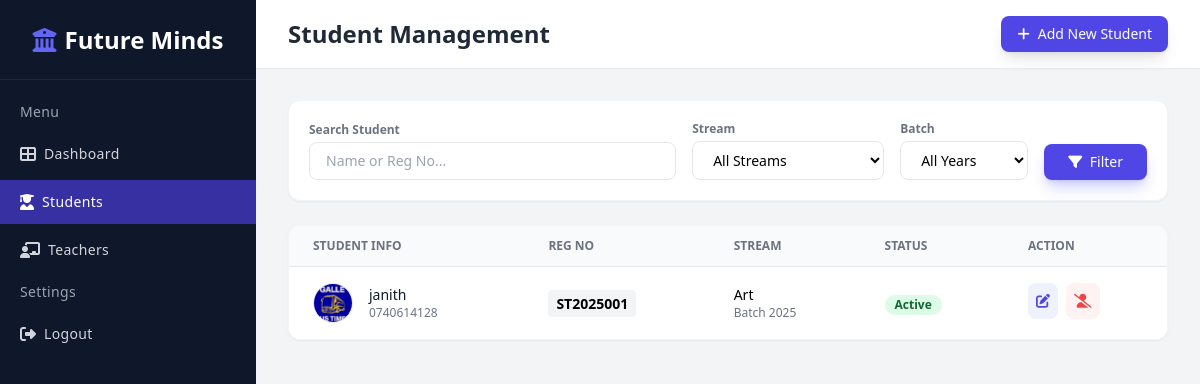
The page /admin/student.php on the database as committed earlier.
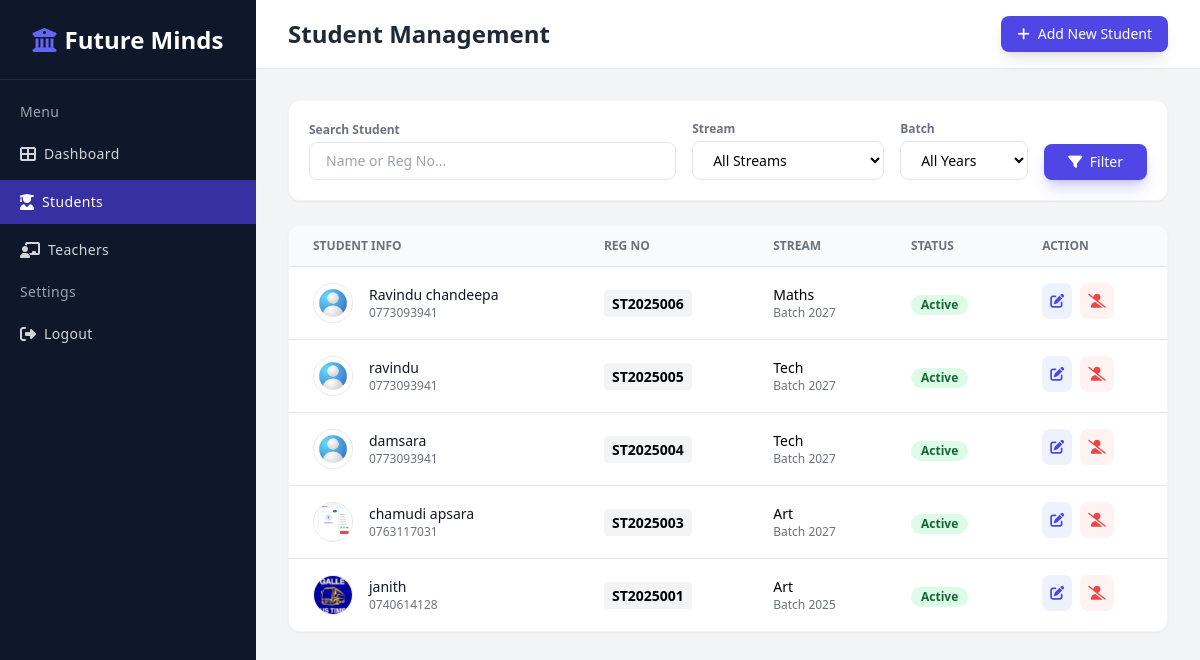
The same page on the database as committed later.
### tables this page shows
CREATE TABLE `students` (
  `student_id` int(11) NOT NULL,
  `reg_number` varchar(20) NOT NULL,
  `full_name` varchar(150) NOT NULL,
  `nic` varchar(20) NOT NULL,
  `dob` date NOT NULL,
  `gender` varchar(10) NOT NULL,
  `school` varchar(150) DEFAULT NULL,
  `address` text DEFAULT NULL,
  `student_phone` varchar(15) DEFAULT NULL,
  `parent_phone` varchar(15) NOT NULL,
  `email` varchar(150) NOT NULL,
  `stream` varchar(50) NOT NULL,
  `batch` varchar(10) NOT NULL,
  `photo` varchar(255) DEFAULT NULL,
  `registered_date` datetime DEFAULT current_timestamp(),
  `status` int(11) DEFAULT 1
);

### admin/student.php (the view, shortened to what this page needs)
<?php
include 'db_con.php';
?>
<!DOCTYPE html>
<html lang="en">
<head>
    <script src="https://cdn.tailwindcss.com"></script>
    <link rel="stylesheet" href="https://cdnjs.cloudflare.com/ajax/libs/font-awesome/6.4.0/css/all.min.css">
</head>
<body class="bg-gray-100 font-sans antialiased">
    <?php include('includes/sidebar.php'); ?>
    <div class="ml-64 flex flex-col min-h-screen">
        <header class="bg-white shadow-sm py-4 px-8 flex justify-between items-center sticky top-0 z-40">
            <h2 class="text-2xl font-bold text-gray-800">Student Management</h2>
            <div class="flex items-center gap-4">
                <a href="../log/registration.php" class="bg-indigo-600 text-white px-4 py-2 rounded-lg text-sm font-medium hover:bg-indigo-700 transition shadow-lg flex items-center">
                    <i class="fas fa-plus mr-2"></i> Add New Student
                </a>
            </div>
        </header>
        <main class="p-8">
            <form method="GET" action="" class="bg-white p-5 rounded-xl shadow-sm border border-gray-100 mb-6">
                <div class="flex flex-col md:flex-row gap-4 items-end">
                    <div class="w-full md:flex-1">
                        <label class="text-xs font-semibold text-gray-500 mb-1 block">Search Student</label>
                        <input type="text" name="search" value="<?php echo isset($_GET['search']) ? $_GET['search'] : ''; ?>"
                            class="w-full px-4 py-2 border border-gray-200 rounded-lg focus:outline-none focus:ring-2 focus:ring-indigo-500 text-sm"
                            placeholder="Name or Reg No...">
                    </div>
                    <div class="w-full md:w-48">
                        <label class="text-xs font-semibold text-gray-500 mb-1 block">Stream</label>
                        <select name="stream" class="w-full px-4 py-2 border border-gray-200 rounded-lg focus:outline-none focus:ring-2 focus:ring-indigo-500 text-sm bg-white">
                            <option value="">All Streams</option>
                        </select>
                    </div>
                    <div class="w-full md:w-32">
                        <label class="text-xs font-semibold text-gray-500 mb-1 block">Batch</label>
                        <select name="batch" class="w-full px-4 py-2 border border-gray-200 rounded-lg focus:outline-none focus:ring-2 focus:ring-indigo-500 text-sm bg-white">
                            <option value="">All Years</option>
                        </select>
                    </div>
                    <div class="flex gap-2">
                        <button type="submit" class="bg-indigo-600 text-white px-6 py-2 rounded-lg text-sm font-medium hover:bg-indigo-700 transition shadow-lg shadow-indigo-500/30">
                            <i class="fas fa-filter mr-1"></i> Filter
                        </button>
                    </div>
                </div>
            </form>
            <div class="bg-white rounded-xl shadow-sm border border-gray-100 overflow-hidden">
                <div class="overflow-x-auto">
                    <table class="min-w-full divide-y divide-gray-200">
                        <thead class="bg-gray-50">
                            <tr>
                                <th class="px-6 py-3 text-left text-xs font-bold text-gray-500 uppercase">Student Info</th>
                                <th class="px-6 py-3 text-left text-xs font-bold text-gray-500 uppercase">Reg No</th>
                                <th class="px-6 py-3 text-left text-xs font-bold text-gray-500 uppercase">Stream</th>
                                <th class="px-6 py-3 text-left text-xs font-bold text-gray-500 uppercase">Status</th>
                                <th class="px-6 py-3 text-left text-xs font-bold text-gray-500 uppercase">Action</th>
                            </tr>
                        </thead>
                        <tbody class="bg-white divide-y divide-gray-200">
                            <?php
                            $sql = "SELECT * FROM students WHERE 1=1";
                            $sql .= " ORDER BY student_id DESC";
                            $result = $conn->query($sql);
                            if ($result->num_rows > 0) {
                                while($row = $result->fetch_assoc()) {
                                    $status_val = isset($row['status']) ? $row['status'] : 1;
                                    $is_active = ($status_val == 1);
                                    $status_color = $is_active ? 'bg-green-100 text-green-800' : 'bg-red-100 text-red-800';
                                    $status_text = $is_active ? 'Active' : 'Inactive';
                                    $photo_name = $row['photo'];
                                    if (!empty($photo_name) && file_exists("../assets/images/students/" . $photo_name)) {
                                        $photo_path = "../assets/images/students/" . $photo_name;
                                    } else {
                                        $photo_path = "../assets/images/user2.jpg";
                                    }
                            ?>
                            <tr class="hover:bg-gray-50 transition">
                                <td class="px-6 py-4 whitespace-nowrap">
                                    <div class="flex items-center">
                                        <div class="flex-shrink-0 h-10 w-10">
                                            <img class="h-10 w-10 rounded-full object-cover border" src="<?php echo $photo_path; ?>" alt="Photo">
                                        </div>
                                        <div class="ml-4">
                                            <div class="text-sm font-medium text-gray-900"><?php echo htmlspecialchars($row['full_name']); ?></div>
                                            <div class="text-xs text-gray-500"><?php echo htmlspecialchars($row['student_phone']); ?></div>
                                        </div>
                                    </div>
                                </td>
                                <td class="px-6 py-4 whitespace-nowrap">
                                    <span class="text-sm font-bold bg-gray-100 px-2 py-1 rounded"><?php echo $row['reg_number']; ?></span>
                                </td>
                                <td class="px-6 py-4 whitespace-nowrap">
                                    <div class="text-sm font-medium"><?php echo $row['stream']; ?></div>
                                    <div class="text-xs text-gray-500">Batch <?php echo $row['batch']; ?></div>
                                </td>
                                <td class="px-6 py-4 whitespace-nowrap">
                                    <span class="px-2.5 py-0.5 inline-flex text-xs font-semibold rounded-full <?php echo $status_color; ?>">
                                        <?php echo $status_text; ?>
                                    </span>
                                </td>
                                <td class="px-6 py-4 whitespace-nowrap text-sm font-medium flex gap-2">
                                    <a href="#" class="p-2 rounded-lg text-indigo-600 bg-indigo-50 hover:bg-indigo-100" title="Edit">
                                        <i class="fas fa-edit"></i>
                                    </a>
                                    <a href="student_status.php?id=<?php echo $row['student_id']; ?>&status=<?php echo $status_val; ?>"
                                       class="p-2 rounded-lg <?php echo $is_active ? 'text-red-500 bg-red-50' : 'text-green-600 bg-green-50'; ?>"
                                       onclick="return confirm('Change status?')"
                                       title="Change Status">
                                        <i class="fas <?php echo $is_active ? 'fa-user-slash' : 'fa-user-check'; ?>"></i>
                                    </a>
                                </td>
                            </tr>
                            <?php
                                }
                            } else {
                                echo "<tr><td colspan='5' class='text-center py-8 text-gray-500'>No students found matching your filters.</td></tr>";
                            }
                            ?>
                        </tbody>
                    </table>
                </div>
            </div>
        </main>
    </div>
</body>
</html>

### admin/includes/sidebar.php
<?php
$current_page = basename($_SERVER['PHP_SELF']);
?>
<div class="fixed left-0 top-0 w-64 h-full bg-slate-900 text-white transition-all duration-300 z-50 sidebar-menu">
    <div class="flex items-center justify-center h-20 border-b border-gray-800">
        <div class="text-2xl font-bold text-white flex items-center gap-2">
            <i class="fas fa-university text-indigo-500"></i>
            <span>Future Minds</span>
        </div>
    </div>
    <div class="overflow-y-auto overflow-x-hidden flex-grow">
        <ul class="flex flex-col py-4 space-y-1">
            <li class="px-5">
                <div class="flex flex-row items-center h-8">
                    <div class="text-sm font-light tracking-wide text-gray-400">Menu</div>
                </div>
            </li>
            <li>
                <a href="index.php"
                    class="relative flex flex-row items-center h-11 focus:outline-none hover:bg-indigo-600 text-gray-300 hover:text-white border-l-4 border-transparent hover:border-indigo-400 pr-6 <?php echo ($current_page == 'index.php') ? 'bg-indigo-800 text-white border-indigo-500' : ''; ?>">
                    <span class="inline-flex justify-center items-center ml-4">
                        <i class="fas fa-th-large"></i>
                    </span>
                    <span class="ml-2 text-sm tracking-wide truncate">Dashboard</span>
                </a>
            </li>
            <li>
                <a href="student.php"
                    class="relative flex flex-row items-center h-11 focus:outline-none hover:bg-indigo-600 text-gray-300 hover:text-white border-l-4 border-transparent hover:border-indigo-400 pr-6 <?php echo ($current_page == 'student.php') ? 'bg-indigo-800 text-white border-indigo-500' : ''; ?>">
                    <span class="inline-flex justify-center items-center ml-4">
                        <i class="fas fa-user-graduate"></i>
                    </span>
                    <span class="ml-2 text-sm tracking-wide truncate">Students</span>
                </a>
            </li>
            <li>
                <a href="teachers.php"
                    class="relative flex flex-row items-center h-11 focus:outline-none hover:bg-indigo-600 text-gray-300 hover:text-white border-l-4 border-transparent hover:border-indigo-400 pr-6 <?php echo ($current_page == 'teachers.php' || $current_page == 'add_teacher.php') ? 'bg-indigo-800 text-white border-indigo-500' : ''; ?>">
                    <span class="inline-flex justify-center items-center ml-4">
                        <i class="fas fa-chalkboard-teacher"></i>
                    </span>
                    <span class="ml-2 text-sm tracking-wide truncate">Teachers</span>
                </a>
            </li>
            <li class="px-5 mt-5">
                <div class="flex flex-row items-center h-8">
                    <div class="text-sm font-light tracking-wide text-gray-400">Settings</div>
                </div>
            </li>
            <li>
                <a href="../log/login.php"
                    class="relative flex flex-row items-center h-11 focus:outline-none hover:bg-red-600 text-gray-300 hover:text-white border-l-4 border-transparent hover:border-red-400 pr-6">
                    <span class="inline-flex justify-center items-center ml-4">
                        <i class="fas fa-sign-out-alt"></i>
                    </span>
                    <span class="ml-2 text-sm tracking-wide truncate">Logout</span>
                </a>
            </li>
        </ul>
    </div>
</div>

### admin/student.php (style rules this page uses)
body { font-family: 'Poppins', sans-serif; }

Rows that differ between the two databases and show on the page:
added students: full_name "Ravindu chandeepa", student_phone "0773093941", reg_number "ST2025006", stream "Maths", batch "2027", status "Active"
added students: full_name "ravindu", student_phone "0773093941", reg_number "ST2025005", stream "Tech", batch "2027", status "Active"
added students: full_name "damsara", student_phone "0773093941", reg_number "ST2025004", stream "Tech", batch "2027", status "Active"
added students: photo (picture), full_name "chamudi apsara", student_phone "0763117031", reg_number "ST2025003", stream "Art", batch "2027", status "Active"
